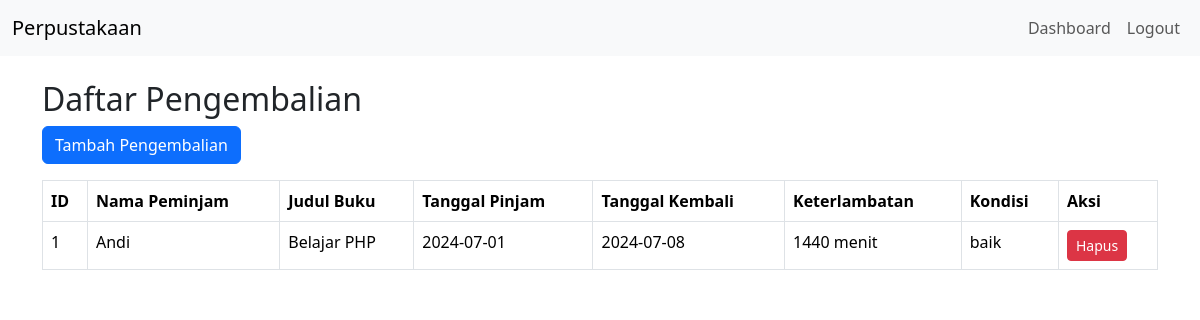
The app's page /manajemen_perpustakaan/pengembalian.php (signed in) with its own data.
### tables this page shows
CREATE TABLE `pengembalian` (
  `id_pengembalian` int NOT NULL,
  `id_peminjaman` int NOT NULL,
  `tanggal_pengembalian` date NOT NULL,
  `keterlambatan` int DEFAULT NULL,
  `kondisi` enum('baik','rusak','hilang') DEFAULT 'baik',
  `dibuat_pada` timestamp NULL DEFAULT CURRENT_TIMESTAMP
);

CREATE TABLE `peminjaman` (
  `id_peminjaman` int NOT NULL,
  `id_buku` int NOT NULL,
  `nama_peminjam` varchar(255) NOT NULL,
  `tanggal_pinjam` date NOT NULL,
  `tanggal_jatuh_tempo` date NOT NULL,
  `tanggal_kembali` date DEFAULT NULL,
  `status` enum('dipinjam','dikembalikan') DEFAULT 'dipinjam',
  `dibuat_pada` timestamp NULL DEFAULT CURRENT_TIMESTAMP
);

CREATE TABLE `buku` (
  `id_buku` int NOT NULL,
  `judul` varchar(255) NOT NULL,
  `penulis` varchar(255) NOT NULL,
  `penerbit` varchar(255) NOT NULL,
  `tahun` int NOT NULL,
  `genre` varchar(100) DEFAULT NULL,
  `stok` int NOT NULL DEFAULT '0',
  `dibuat_pada` timestamp NULL DEFAULT CURRENT_TIMESTAMP
);

### manajemen_perpustakaan/pengembalian.php (the view, shortened to what this page needs)
<?php include('includes/header.php'); ?>
<h2>Daftar Pengembalian</h2>
<a href="tambah_pengembalian.php" class="btn btn-primary mb-3">Tambah Pengembalian</a>
<table class="table table-bordered">
    <thead>
        <tr>
            <th>ID</th>
            <th>Nama Peminjam</th>
            <th>Judul Buku</th>
            <th>Tanggal Pinjam</th>
            <th>Tanggal Kembali</th>
            <th>Keterlambatan</th>
            <th>Kondisi</th>
            <th>Aksi</th>
        </tr>
    </thead>
    <tbody>
        <?php
        $sql = "SELECT pengembalian.*, peminjaman.nama_peminjam, buku.judul, peminjaman.tanggal_pinjam
                FROM pengembalian
                JOIN peminjaman ON pengembalian.id_peminjaman = peminjaman.id_peminjaman
                JOIN buku ON peminjaman.id_buku = buku.id_buku";
        $result = $conn->query($sql);
        if ($result->num_rows > 0) {
            while ($row = $result->fetch_assoc()) {
                $keterlambatan = ($row['keterlambatan'] > 0) ? $row['keterlambatan'] . " menit" : "Tepat waktu";
                echo "<tr>
                    <td>{$row['id_pengembalian']}</td>
                    <td>{$row['nama_peminjam']}</td>
                    <td>{$row['judul']}</td>
                    <td>{$row['tanggal_pinjam']}</td>
                    <td>{$row['tanggal_pengembalian']}</td>
                    <td>{$keterlambatan}</td>
                    <td>{$row['kondisi']}</td>
                    <td>
                        <a href='hapus_pengembalian.php?id={$row['id_pengembalian']}' class='btn btn-danger btn-sm'>Hapus</a>
                    </td>
                </tr>";
            }
        } else {
            echo "<tr><td colspan='8'>Tidak ada pengembalian</td></tr>";
        }
        ?>
    </tbody>
</table>
<?php include('includes/footer.php'); ?>

### records on screen
pengembalian: id_pengembalian "1", id_peminjaman.nama_peminjam "Andi", buku.judul "Belajar PHP", id_peminjaman.tanggal_pinjam "2024-07-01", tanggal_pengembalian "2024-07-08", keterlambatan "1440 menit", kondisi "baik"
